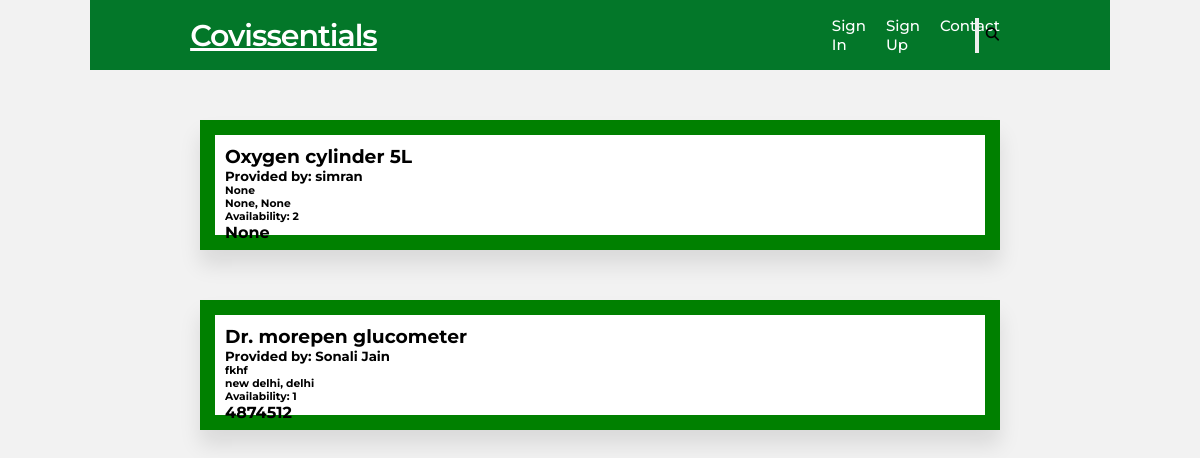
The page /display/ on the database as committed earlier.
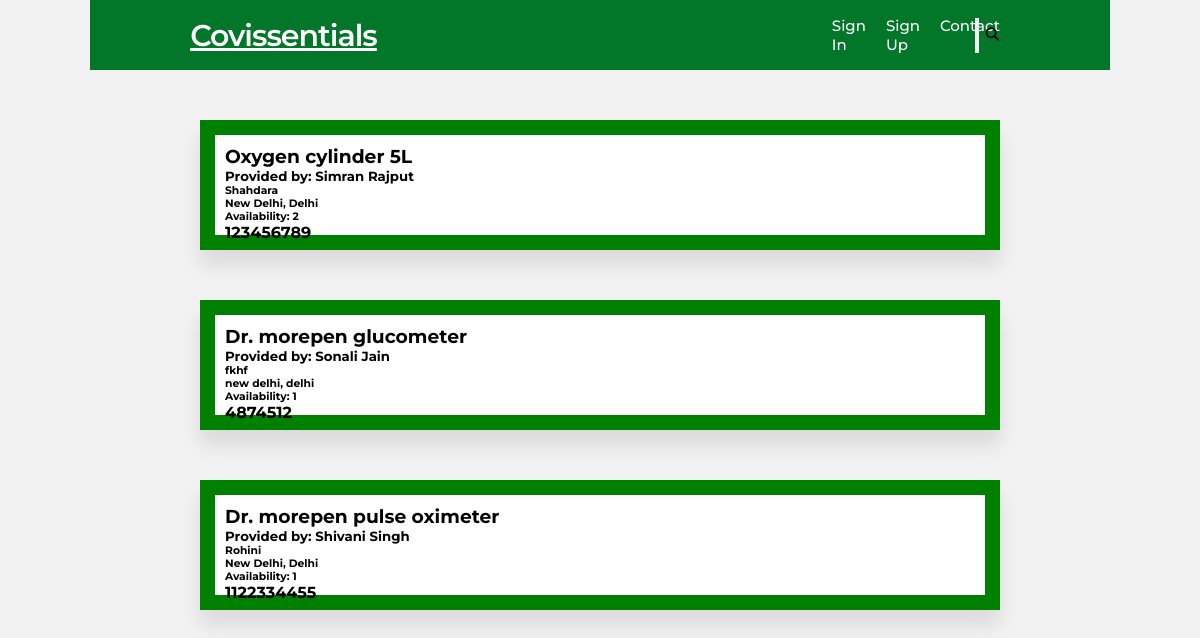
The same page on the database as committed later.
### mainApp/models.py (models this page shows, shortened)
class Resource(models.Model):
    rname = models.CharField(max_length=50)
    provider = models.ForeignKey(Provider, on_delete=models.CASCADE)
    avail=models.IntegerField(default=0,null=True,blank=True)
    category = models.ForeignKey(Category,on_delete=models.CASCADE)
    blood_group = models.CharField(max_length=20, null=True, blank=True, default=None)

class Provider(models.Model):
    name = models.CharField(max_length=20)
    uname = models.CharField(max_length=20)
    email = models.EmailField()
    phone = models.CharField(max_length=20, default=None, null=True, blank=True)
    area = models.CharField(max_length=20, default=None, null=True, blank=True)
    city = models.CharField(max_length=20, default=None, null=True, blank=True)
    state = models.CharField(max_length=20, default=None, null=True, blank=True)
    pin = models.CharField(max_length=20, default=None, null=True, blank=True)

### mainApp/views.py (the view)
# urls.py: path('display/', views.display),
def display(request):
    r = Resource.objects.all()
    return render(request, "display.html", {"Resource": r})

### mainApp/templates/display.html
{% extends 'index.html' %}
{% load static %}
{% block body %}
{% for i in Resource %}
<div class="myDiv">
    <h3>{{i.rname}}</h3>
    <h5>Provided by: {{i.provider.name}}</h5>
    <h6>{{i.provider.area}}</h6>
    <h6> {{i.provider.city}}, {{i.provider.state}}</h6>
    <h6> Availability: {{i.avail}}</h6>
    <h4>{{i.provider.phone}}</h4>
</div>
{% endfor %}
{% endblock %}

### mainApp/templates/index.html (shortened to what this page needs)
{% load static %}
<!DOCTYPE html>
<html lang="en" dir="ltr">
<head>
    <link rel="stylesheet" href="https://cdnjs.cloudflare.com/ajax/libs/font-awesome/4.7.0/css/font-awesome.min.css">
    <link href="{% static 'css/style.css' %}" rel="stylesheet" type="text/css" media="all" />
  </head>
<body>
  <nav>
    <div class="logo">
      <a href="/" class="logo">Covissentials</a>
    </div>
    {% if not user.is_authenticated %}
      <div class="nav-items">
        <li><a href="/signin/">Sign In</a></li>
        <li><a href="/signup/">Sign Up</a> </li>
        <li><a href="/contact/">Contact</a> </li>
      </div>
    {% else %}
      <div class="nav-items">
        <li><a href="/profile/" >Profile</a></li>
        <li><a href="/signout/" >Sign Out</a></li>
        <li><a href="/contact/">Contact</a> </li>
      </div>
    {% endif %}
    <div class="searchbar">
      <form method="post" action="/">
        <div class="icon">
          <button type="submit">
            <i class="fas fa-search"></i>
          </button>
        </div>
      </form>
    </div>
  </nav>
  {% block body %}{% endblock %}
</body>
</html>

### mainApp/static/css/style.css (style rules this page uses)
* { margin: 0; padding: 0; outline: none; box-sizing: border-box; font-family: 'Montserrat', sans-serif; }
body { background: #f2f2f2; }
nav { background: #037729; display: flex; flex-wrap: wrap; align-items: center; justify-content: space-between; height: 70px; padding: 0 100px; }
nav .logo { color: #fff; font-size: 30px; font-weight: 600; letter-spacing: -1px; }
nav .nav-items { display: flex; flex: 1; padding: 0 0 0 200px; }
nav .nav-items li { list-style: none; padding: 0 10px; }
nav .nav-items li a { color: #fff; font-size: 15px; font-weight: 500; text-decoration: none; }
nav .searchbar { position: relative; }
nav .searchbar .icon { display: flex; position: absolute; top: 0; right: 0; width: 35px; height: 100%; background: none; border-radius: 3px; color: #fff; transition: all 0.5s 0.3s ease; }
nav .searchbar .icon i { position: absolute; top: 50%; left: 50%; transform: translate(-50%, -50%); cursor: pointer; }

### mainApp/templates/index.html (style rules this page uses)
* { margin: 0; padding: 0; outline: none; box-sizing: border-box; font-family: 'Montserrat', sans-serif; }
body { background: #f2f2f2; width : 100%; height : 100% display: grid; place-items: center; }
nav { background: #037729; display: flex; flex-wrap: wrap; align-items: center; justify-content: space-between; height: 70px; padding: 0 100px; }
nav .logo { color: #fff; font-size: 30px; font-weight: 600; letter-spacing: -1px; }
nav .nav-items { display: flex; flex: 1; padding: 0 0 0 200px; }
nav .nav-items li { list-style: none; padding: 0 10px; }
nav .nav-items li a { color: #fff; font-size: 15px; font-weight: 500; text-decoration: none; }
nav .searchbar { position: relative; }
nav .searchbar .icon { display: flex; position: absolute; top: 0; right: 0; width: 35px; height: 100%; background: none; border-radius: 3px; color: #fff; transition: all 0.5s 0.3s ease; }
nav .searchbar .icon i { position: absolute; top: 50%; left: 50%; transform: translate(-50%, -50%); cursor: pointer; }
.myDiv { background-color: white; width: 800px; height: 130px; border: 15px solid green; padding: 10px; margin: 50px; align-self:center; box-shadow: 0px 15px 20px rgba(0,0,0,0.1); }

Rows that differ between the two databases and show on the page:
changed Resource "Oxygen cylinder 5L": provider.name "simran" → "Simran Rajput"; provider.area "None" → "Shahdara"; provider.city "None" → "New Delhi"; provider.state "None" → "Delhi"; provider.phone "None" → "123456789"
added Resource: rname "Dr. morepen pulse oximeter", provider.name "Shivani Singh", provider.area "Rohini", provider.city "New Delhi", provider.state "Delhi", avail "1", provider.phone "1122334455"
